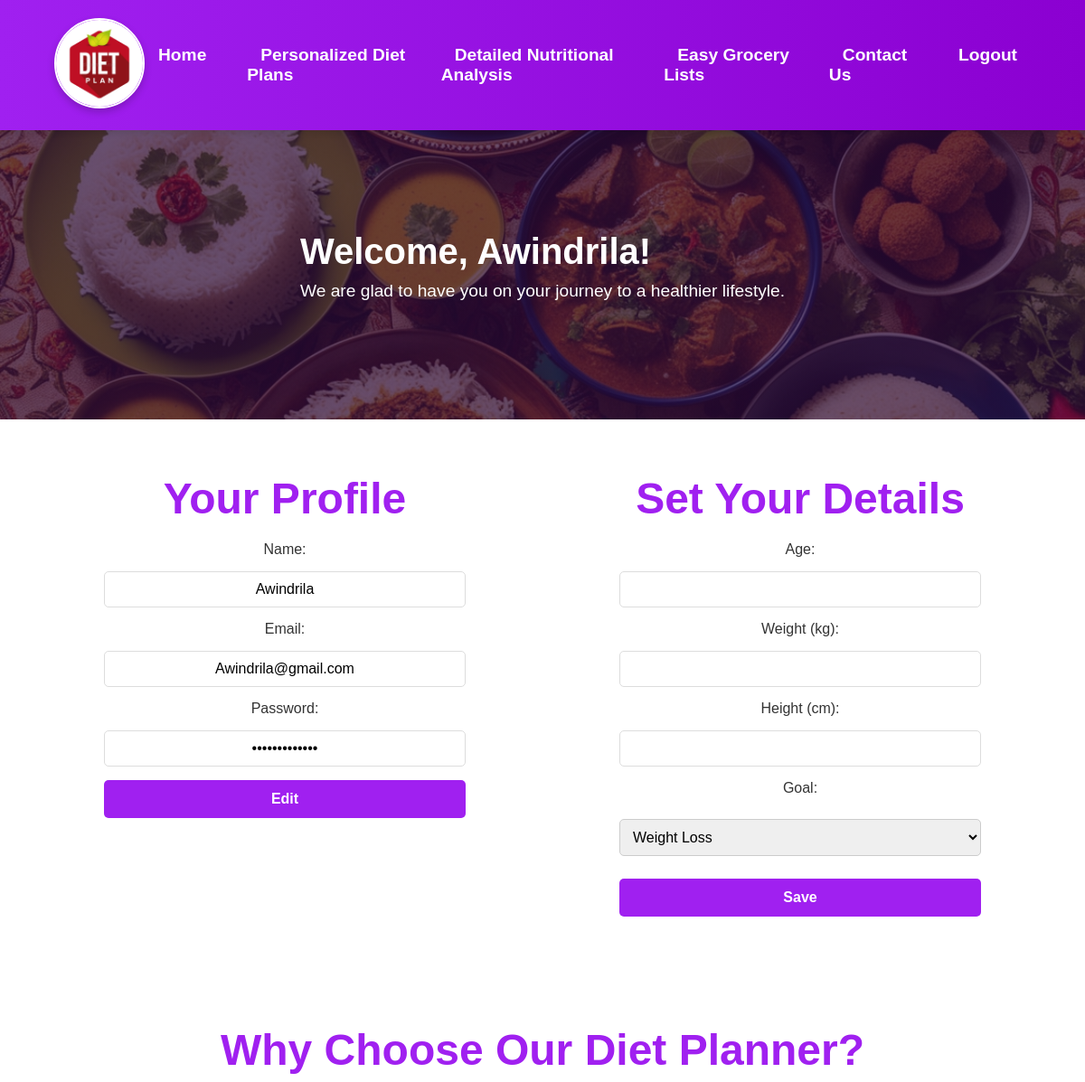
The page /user_dashboard.php (signed in, upper part) on the database as committed earlier.
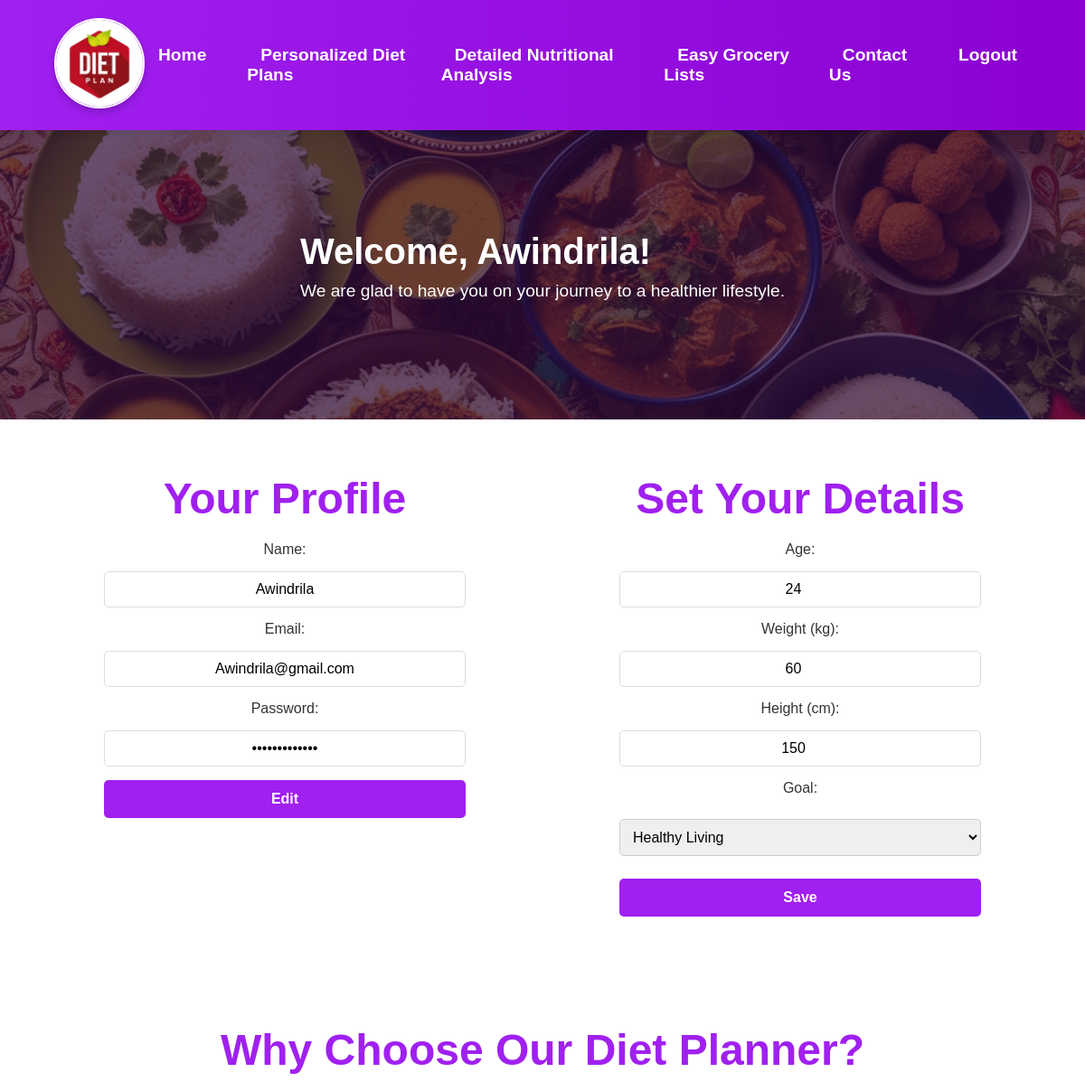
The same page on the database as committed later.
### tables this page shows
CREATE TABLE `user_details` (
  `id` int(11) NOT NULL,
  `user_id` int(11) NOT NULL,
  `age` int(11) NOT NULL,
  `weight` float NOT NULL,
  `height` float NOT NULL,
  `goal` varchar(50) NOT NULL
);

### user_dashboard.php (the view, shortened to what this page needs)
<?php
include 'db_config.php';
$user_id = $_SESSION['user_id'];
$sql = "SELECT * FROM users WHERE id = ?";
$stmt = $conn->prepare($sql);
$stmt->bind_param("i", $user_id);
$stmt->execute();
$user = $stmt->get_result()->fetch_assoc();
$details_sql = "SELECT * FROM user_details WHERE user_id = ?";
$details_stmt = $conn->prepare($details_sql);
$details_stmt->bind_param("i", $user_id);
$details_stmt->execute();
$user_details = $details_stmt->get_result()->fetch_assoc();
?>
<!DOCTYPE html>
<html lang="en">
<head>
    <link rel="stylesheet" href="styles.css">
</head>
<body>
    <nav class="navbar">
        <div class="logo">
            <img src="logo.png" alt="Diet Planner Logo">
        </div>
        <ul class="nav-links">
            <li><a href="user_dashboard.php">Home</a></li>
            <li><a href="personalized.php">Personalized Diet Plans</a></li>
            <li><a href="analysis.php">Detailed Nutritional Analysis</a></li>
            <li><a href="grocery.php">Easy Grocery Lists</a></li>
            <li><a href="contact.php">Contact Us</a></li>
            <li><a href="logout.php">Logout</a></li>
        </ul>
    </nav>
    <section class="hero2">
        <div class="hero-content">
            <h1>Welcome, <?php echo htmlspecialchars($user['name']); ?>!</h1>
            <p>We are glad to have you on your journey to a healthier lifestyle.</p>
        </div>
    </section>
    <section class="features" id="forms-flex">
        <div class="forms" style="display: flex; gap: 20px;">
            <div class="one_form" style="flex: 1;">
                <h2>Your Profile</h2>
                <form id="profile-form" method="post" class="auth-form">
                    <label for="name">Name:</label>
                    <input type="text" name="name" id="name" value="<?php echo htmlspecialchars($user['name']); ?>"
                        readonly>
                    <label for="email">Email:</label>
                    <input type="email" name="email" id="email" value="<?php echo htmlspecialchars($user['email']); ?>"
                        readonly>
                    <label for="password">Password:</label>
                    <input type="password" name="password" id="password"
                        value="<?php echo htmlspecialchars($user['password']); ?>" readonly>
                    <button type="button" id="edit-button" class="auth-button" onclick="enableEdit()">Edit</button>
                </form>
            </div>
            <div class="one_form" style="flex: 1;">
                <h2>Set Your Details</h2>
                <form id="details-form" method="post" class="auth-form">
                    <label for="age">Age:</label>
                    <input type="number" id="age" name="age" value="<?php echo $user_details['age'] ?? ''; ?>" required>
                    <label for="weight">Weight (kg):</label>
                    <input type="number" id="weight" name="weight" value="<?php echo $user_details['weight'] ?? ''; ?>"
                        required>
                    <label for="height">Height (cm):</label>
                    <input type="number" id="height" name="height" value="<?php echo $user_details['height'] ?? ''; ?>"
                        required>
                    <label for="goal">Goal:</label>
                    <select id="goal" name="goal">
                        <option value="weight-loss"
                            <?php echo (isset($user_details['goal']) && $user_details['goal'] === 'weight-loss') ? 'selected' : ''; ?>>
                            Weight Loss</option>
                        <option value="healthy-living"
                            <?php echo (isset($user_details['goal']) && $user_details['goal'] === 'healthy-living') ? 'selected' : ''; ?>>
                            Healthy Living</option>
                    </select>
                    <button type="submit" name="save_details" class="auth-button">Save</button>
                </form>
            </div>
        </div>
    </section>
    <section class="features" id="about">
        <h2>Why Choose Our Diet Planner?</h2>
    </section>
</body>
</html>

Rows that differ between the two databases and show on the page:
added user_details: age "24", weight "60", height "150", goal "Healthy Living"
Other text that changed with them:
form field goal: "Weight Loss" → (not shown)
